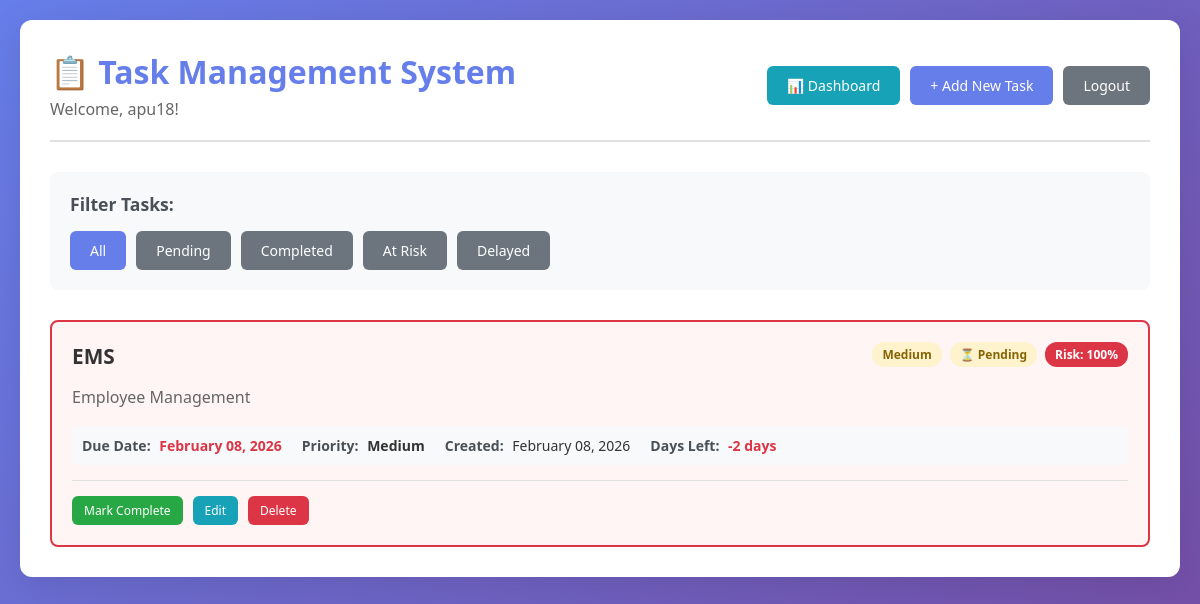
Screenshot of / (signed in) with the database file from the repository.
### tasks/models.py (models this page shows, shortened)
class Task(models.Model):
    user = models.ForeignKey(User, on_delete=models.CASCADE)
    title = models.CharField(max_length=200)
    description = models.TextField(blank=True)
    due_date = models.DateField()
    created_at = models.DateTimeField(auto_now_add=True)
    completed = models.BooleanField(default=False)
    completed_at = models.DateTimeField(null=True, blank=True)
    priority = models.CharField(
        max_length=10,
        choices=[('low', 'Low'), ('medium', 'Medium'), ('high', 'High')],
        default='medium'
    )
    class Meta:
        ordering = ['-created_at']
    def is_delayed(self):
        if self.completed and self.completed_at:
            return self.completed_at.date() > self.due_date
        return timezone.now().date() > self.due_date
    def is_at_risk(self):
        if self.completed:
            return False
        days_left = (self.due_date - timezone.now().date()).days
        return 0 <= days_left <= 2
    def days_until_due(self):
        return (self.due_date - timezone.now().date()).days
    def risk_score(self):
        if self.completed:
            return 0
        days_left = self.days_until_due()
        base_score = 0
        if days_left < 0:
            base_score = OVERDUE_RISK  # Overdue
        elif days_left == 0:
            base_score = TODAY_RISK
        elif days_left == 1:
            base_score = TOMORROW_RISK
        elif days_left == 2:
            base_score = DAY_AFTER_RISK
        elif days_left <= 7:
            base_score = WEEK_RISK
        else:
            base_score = DEFAULT_RISK
        final_score = base_score + PRIORITY_ADJUSTMENTS.get(self.priority, 0)
        return max(0, min(100, final_score))  # Clamp between 0-100

### tasks/views.py (the view, shortened to what this page needs)
# urls.py: path('', task_list, name='task_list'),
@login_required
def task_list(request):
    tasks = Task.objects.filter(user=request.user).order_by('-created_at')
    status_filter = request.GET.get('status', '')
    if status_filter == 'completed':
        tasks = tasks.filter(completed=True)
    elif status_filter == 'pending':
        tasks = tasks.filter(completed=False)
    delay_filter = request.GET.get('delay', '')
    if delay_filter == 'delayed':
        tasks = tasks.filter(completed=False, due_date__lt=timezone.now().date())
    context = {
        'tasks': tasks,
        'status_filter': status_filter,
        'delay_filter': delay_filter,
    }
    return render(request, 'tasks/task_list.html', context)

### templates/tasks/task_list.html (shortened to what this page needs)
<!DOCTYPE html>
<html lang="en">
<head>
    {% load static %}
    <link rel="stylesheet" href="{% static 'tasks/css/style.css' %}">
</head>
<body>
    <div class="container">
        <header>
            <div>
                <h1>📋 Task Management System</h1>
                <p style="color: #666; margin-top: 5px;">Welcome, {{ user.username }}!</p>
            </div>
            <div style="display: flex; gap: 10px; align-items: center;">
                <a href="{% url 'dashboard' %}" class="btn btn-info">📊 Dashboard</a>
                <a href="{% url 'create_task' %}" class="btn btn-primary">+ Add New Task</a>
                <a href="{% url 'logout' %}" class="btn btn-secondary">Logout</a>
            </div>
        </header>
        <div class="filters">
            <h3>Filter Tasks:</h3>
            <div class="filter-buttons">
                <a href="{% url 'task_list' %}" class="btn {% if not status_filter and not delay_filter %}btn-active{% else %}btn-secondary{% endif %}">All</a>
                <a href="?status=pending" class="btn {% if status_filter == 'pending' %}btn-active{% else %}btn-secondary{% endif %}">Pending</a>
                <a href="?status=completed" class="btn {% if status_filter == 'completed' %}btn-active{% else %}btn-secondary{% endif %}">Completed</a>
                <a href="?delay=at_risk" class="btn {% if delay_filter == 'at_risk' %}btn-active{% else %}btn-secondary{% endif %}">At Risk</a>
                <a href="?delay=delayed" class="btn {% if delay_filter == 'delayed' %}btn-active{% else %}btn-secondary{% endif %}">Delayed</a>
            </div>
        </div>
        <div class="task-list">
            {% if tasks %}
                {% for task in tasks %}
                    <div class="task-card {% if task.completed %}completed{% endif %} {% if task.is_delayed %}delayed{% endif %} {% if task.is_at_risk %}at-risk{% endif %}">
                        <div class="task-header">
                            <h3>{{ task.title }}</h3>
                            <div class="task-status">
                                <span class="badge {% if task.priority == 'high' %}badge-danger{% elif task.priority == 'medium' %}badge-warning{% else %}badge-info{% endif %}">
                                    {{ task.get_priority_display }}
                                </span>
                                {% if task.completed %}
                                    <span class="badge badge-success">✓ Completed</span>
                                    {% if task.is_delayed %}
                                        <span class="badge badge-danger">⚠ Delayed</span>
                                    {% else %}
                                        <span class="badge badge-info">✓ On Time</span>
                                    {% endif %}
                                {% else %}
                                    <span class="badge badge-warning">⏳ Pending</span>
                                    <span class="badge" style="background-color: {% if task.risk_score >= 70 %}#dc3545{% elif task.risk_score >= 40 %}#ffc107{% else %}#28a745{% endif %}; color: white;">
                                        Risk: {{ task.risk_score }}%
                                    </span>
                                {% endif %}
                            </div>
                        </div>
                        {% if task.description %}
                            <p class="task-description">{{ task.description }}</p>
                        {% endif %}
                        <div class="task-meta">
                            <div class="meta-item">
                                <strong>Due Date:</strong>
                                <span class="{% if task.is_delayed or task.is_at_risk %}text-danger{% endif %}">
                                    {{ task.due_date|date:"F d, Y" }}
                                </span>
                            </div>
                            <div class="meta-item">
                                <strong>Priority:</strong>
                                <span style="text-transform: capitalize; font-weight: 600;">{{ task.get_priority_display }}</span>
                            </div>
                            <div class="meta-item">
                                <strong>Created:</strong> {{ task.created_at|date:"F d, Y" }}
                            </div>
                            {% if not task.completed %}
                            <div class="meta-item">
                                <strong>Days Left:</strong>
                                <span class="{% if task.days_until_due < 0 %}text-danger{% elif task.days_until_due <= 2 %}text-danger{% endif %}">
                                    {{ task.days_until_due }} day{{ task.days_until_due|pluralize }}
                                </span>
                            </div>
                            {% endif %}
                        </div>
                        <div class="task-actions">
                            {% if not task.completed %}
                                <a href="{% url 'toggle_task' task.id %}" class="btn btn-success btn-sm">Mark Complete</a>
                            {% else %}
                                <a href="{% url 'toggle_task' task.id %}" class="btn btn-secondary btn-sm">Mark Pending</a>
                            {% endif %}
                            <a href="{% url 'update_task' task.id %}" class="btn btn-info btn-sm">Edit</a>
                            <a href="{% url 'delete_task' task.id %}" class="btn btn-danger btn-sm">Delete</a>
                        </div>
                    </div>
                {% endfor %}
            {% else %}
                <div class="empty-state">
                    <p>No tasks found. <a href="{% url 'create_task' %}">Create your first task!</a></p>
                </div>
            {% endif %}
        </div>
    </div>
</body>
</html>

### tasks/static/tasks/css/style.css (style rules this page uses)
* { margin: 0; padding: 0; box-sizing: border-box; }
body { font-family: 'Segoe UI', Tahoma, Geneva, Verdana, sans-serif; background: linear-gradient(135deg, #667eea 0%, #764ba2 100%); min-height: 100vh; padding: 20px; color: #333; }
.container { max-width: 1200px; margin: 0 auto; background: white; border-radius: 12px; box-shadow: 0 10px 40px rgba(0, 0, 0, 0.1); padding: 30px; }
header { display: flex; justify-content: space-between; align-items: center; margin-bottom: 30px; padding-bottom: 20px; border-bottom: 2px solid #e0e0e0; }
header h1 { color: #667eea; font-size: 2em; font-weight: 600; }
.btn { display: inline-block; padding: 10px 20px; border: none; border-radius: 6px; text-decoration: none; font-weight: 500; cursor: pointer; transition: all 0.3s ease; font-size: 14px; }
.btn-primary { background-color: #667eea; color: white; }
.btn-secondary { background-color: #6c757d; color: white; }
.btn-success { background-color: #28a745; color: white; }
.btn-info { background-color: #17a2b8; color: white; }
.btn-danger { background-color: #dc3545; color: white; }
.btn-sm { padding: 6px 12px; font-size: 12px; }
.btn-active { background-color: #667eea; color: white; }
.filters { margin-bottom: 30px; padding: 20px; background-color: #f8f9fa; border-radius: 8px; }
.filters h3 { margin-bottom: 15px; color: #495057; font-size: 1.1em; }
.filter-buttons { display: flex; gap: 10px; flex-wrap: wrap; }
.task-list { display: grid; gap: 20px; }
.task-card { background: white; border: 2px solid #e0e0e0; border-radius: 8px; padding: 20px; transition: all 0.3s ease; }
.task-card.delayed { border-color: #dc3545; background-color: #fff5f5; }
.task-header { display: flex; justify-content: space-between; align-items: flex-start; margin-bottom: 15px; flex-wrap: wrap; gap: 10px; }
.task-header h3 { color: #333; font-size: 1.3em; flex: 1; }
.task-status { display: flex; gap: 8px; flex-wrap: wrap; }
.task-description { color: #666; margin-bottom: 15px; line-height: 1.6; }
.task-meta { display: flex; flex-wrap: wrap; gap: 20px; margin-bottom: 15px; padding: 10px; background-color: #f8f9fa; border-radius: 6px; }
.meta-item { font-size: 14px; }
.meta-item strong { color: #495057; margin-right: 5px; }
.text-danger { color: #dc3545; font-weight: 600; }
.task-actions { display: flex; gap: 10px; flex-wrap: wrap; padding-top: 15px; border-top: 1px solid #e0e0e0; }
.badge { display: inline-block; padding: 4px 10px; border-radius: 12px; font-size: 12px; font-weight: 600; }
.badge-warning { background-color: #fff3cd; color: #856404; }

### rows the page displays
Task: title "EMS", priority "Medium", risk_score "100", description "Employee Management", due_date "February 08, 2026", created_at "February 08, 2026", days_until_due "-2", shows "Mark Complete"

### other values shown
{{ user.username }} "apu18"
